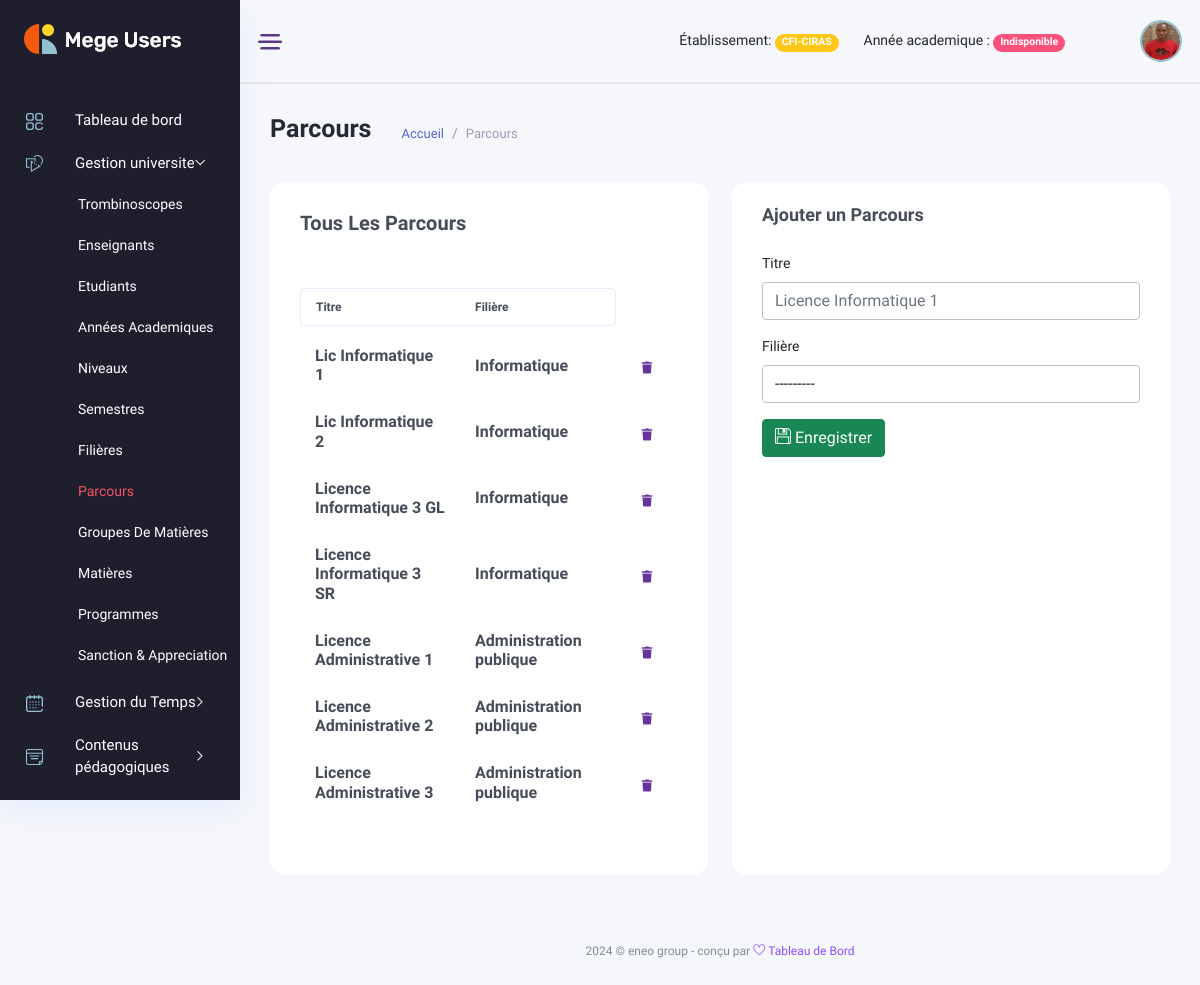
/manager_dashboard/gestion_universite/parcours/ (signed in), run on the app's committed database.
### backend/models/user_account.py (models this page shows, shortened)
class User(AbstractBaseUser, PermissionsMixin):
    school = models.ForeignKey(Etablishment, on_delete=models.CASCADE, null=True, blank=True)
    username = models.CharField(max_length=255, unique=True,)
    student = models.OneToOneField(Student, unique=True, on_delete=models.SET_NULL, null=True, blank=True)
    teacher = models.OneToOneField(Teacher, unique=True, on_delete=models.SET_NULL, null=True, blank=True)
    management_profil = models.OneToOneField(ManagementProfil, unique=True, on_delete=models.CASCADE, null=True, blank=True)
    is_active = models.BooleanField(default=True)
    is_admin = models.BooleanField(default=False)
    is_admin_school = models.BooleanField(default=False)
    is_manager = models.BooleanField(default=False)
    is_accountant = models.BooleanField(default=False)
    is_student = models.BooleanField(default=False)
    is_teacher = models.BooleanField(default=False)
    created_at = models.DateTimeField(auto_now_add=True)
    updated_at = models.DateTimeField(auto_now=True)
    objects = UserManager()
    USERNAME_FIELD = 'username'

### backend/models/gestion_ecole.py (models this page shows, shortened)
class Etablishment(models.Model):
    name = models.CharField(max_length=120)
    tel = models.CharField(max_length=20)
    address = models.CharField(max_length=100)
    social_address = models.CharField(max_length=100, blank=True, null=True)
    email = models.EmailField(max_length=200, blank=True, null=True)
    bulletin_foot = models.CharField(max_length=50, blank=True, null=True)
    currency = models.CharField(max_length=50, choices=currencies, blank=True, null=True)
    système = models.CharField(max_length=50, choices=systemes, blank=True, null=True)
    status_fees = models.CharField(max_length=50, choices=statues, blank=True, null=True)
    subscription_fees = models.IntegerField(default=1000, blank=True, null=True)
    month = models.IntegerField(default=9, blank=True, null=True)
    re_registration_fees = models.IntegerField(default=800, blank=True, null=True)

class Career(models.Model):
    title = models.CharField(max_length=50)
    sector = models.ForeignKey(Sector, on_delete=models.SET_NULL, blank=True, null=True)
    created_at = models.DateTimeField(auto_now_add=True)
    updated_at = models.DateTimeField(auto_now=True)

class Sector(models.Model):
    title = models.CharField(max_length=50)
    school = models.ForeignKey(Etablishment, on_delete=models.CASCADE, null=True)
    created_at = models.DateTimeField(auto_now_add=True)
    updated_at = models.DateTimeField(auto_now=True)
    def __str__(self):
        return f"Sector: {self.title}"

### manager_dashboard/views/gestion_universite_view.py (the view, shortened to what this page needs)
class CareerView(View):
    template = "manager_dashboard/gestion_universite/parcours.html"
    def dispatch(self,request, *args, **kwargs):
        if not request.user.is_authenticated:
            return redirect('backend:login')
        if request.user.is_manager or request.user.is_admin_school:
            return super().dispatch(request, *args, **kwargs)
        return redirect('backend:logout')
    def get(self, request, *args, **kwargs):
        form = CareerForm(request.user)
        context = {'careers':Career.objects.filter(sector__school=request.user.school), 'form':form}
        return render(request, template_name=self.template, context=context)

### manager_dashboard/templates/manager_dashboard/gestion_universite/parcours.html (shortened to what this page needs)
{% extends '../base.html' %}
{% load static %}
{% block content %}
<div class="main_content_iner overly_inner ">
    <div class="container-fluid p-0 ">
        <div class="row">
            <div class="col-12">
                <div class="page_title_box d-flex flex-wrap align-items-center justify-content-between">
                    <div class="page_title_left d-flex align-items-center">
                        <h3 class="f_s_25 f_w_700 dark_text mr_30">Parcours</h3>
                        <ol class="breadcrumb page_bradcam mb-0">
                            <li class="breadcrumb-item"><a class='text-primary' href='{% url "manager_dashboard:index" %}'>Accueil</a></li>
                            <li class="breadcrumb-item"><a href="">Parcours</a></li>
                        </ol>
                    </div>
                </div>
            </div>
        </div>
        <div class="row">
            <div class="col-lg-6">
                <div class="white_card card_height_100 mb_30 pt-4">
                    <div class="white_card_body">
                        <div class="QA_section">
                            <div class="white_box_tittle list_header">
                                <h4>Tous Les Parcours </h4>
                            </div>
                            <div class="QA_table mb_30">
                                <table class="table lms_table_active ">
                                    <thead>
                                        <tr>
                                            <th scope="col">Titre</th>
                                            <th>Filière</th>
                                        </tr>
                                    </thead>
                                    <tbody id="elementList">
                                        {% for career in careers %}
                                            <tr data-id="{{ career.id }}">
                                                <td> <h6> {{career.title }} <h6></td>
                                                <td> <h6> {{career.sector.title }} <h6> </td>
                                                {% if not user.is_admin_school %}
                                                <td>
                                                    <div class="action_btns d-flex">
                                                        <a href="#" onclick='deleteCareer({{ career.id }})' class="action_btn"> <i class="fas fa-trash"></i> </a>
                                                    </div>
                                                </td>
                                                {% endif %}
                                            </tr>
                                        {% endfor %}
                                    </tbody>
                                </table>
                            </div>
                        </div>
                    </div>
                </div>
            </div>
            {% if not user.is_admin_school %}
            <div class="col-6">
                <div class="white_card card_height_100 mb_30">
                    <div class="white_card_header">
                        <div class="box_header m-0">
                            <div class="main-title">
                                <h3 class="m-0">Ajouter un Parcours</h3>
                            </div>
                        </div>
                    </div>
                    <div class="white_card_body">
                        <form method="post">
                            <div class="mb-3">
                                <label class="form-label" for="libelle">Titre</label>
                                {{ form.title }}
                            </div>
                            <div class="mb-3">
                                <label class="form-label" for="level">Filière</label>
                                {{ form.sector }}
                            </div>
                            <button type="submit" class="btn btn-success"> <i class="ti-save"></i> Enregistrer</button>
                        </form>
                    </div>
                </div>
            </div>
            {% endif %}
        </div>
    </div>
</div>
{% endblock content %}

### manager_dashboard/templates/manager_dashboard/base.html (shortened to what this page needs)
<!DOCTYPE html>
{% load static %}
<html lang="fr">
<head>
    <link rel="stylesheet" href="{% static 'css/bootstrap1.min.css' %}" />
    <link rel="stylesheet" href="{% static 'vendors/themefy_icon/themify-icons.css' %}" />
    <link rel="stylesheet" href="{% static 'vendors/niceselect/css/nice-select.css' %}" />
    <link rel="stylesheet" href="{% static 'vendors/owl_carousel/css/owl.carousel.css' %}" />
    <link rel="stylesheet" href="{% static 'vendors/gijgo/gijgo.min.css' %}" />
    <link rel="stylesheet" href="{% static 'vendors/font_awesome/css/all.min.css' %}" />
    <link rel="stylesheet" href="{% static 'vendors/tagsinput/tagsinput.css' %}" />
    <link rel="stylesheet" href="{% static 'vendors/datepicker/date-picker.css' %}" />
    <link rel="stylesheet" href="{% static 'vendors/vectormap-home/vectormap-2.0.2.css' %}" />
    <link rel="stylesheet" href="{% static 'vendors/scroll/scrollable.css' %}" />
    <link rel="stylesheet" href="{% static 'vendors/datatable/css/jquery.dataTables.min.css' %}" />
    <link rel="stylesheet" href="{% static 'vendors/datatable/css/responsive.dataTables.min.css' %}" />
    <link rel="stylesheet" href="{% static 'vendors/datatable/css/buttons.dataTables.min.css' %}" />
    <link rel="stylesheet" href="{% static 'vendors/text_editor/summernote-bs4.css' %}" />
    <link rel="stylesheet" href="{% static 'vendors/morris/morris.css' %}">
    <link rel="stylesheet" href="{% static 'vendors/material_icon/material-icons.css' %}" />
    <link rel="stylesheet" href="{% static 'css/metisMenu.css' %}">
    <link rel="stylesheet" href="{% static 'css/style1.css' %}" />
    <link rel="stylesheet" href="{% static 'css/colors/default.css' %}" id="colorSkinCSS">
</head>
<body class="crm_body_bg">
    <nav class="sidebar dark_sidebar">
        <div class="logo d-flex justify-content-between">
            <a class="large_logo" href="index-2.html"><img src="{% static 'img/logo_white.png' %}" alt></a>
        </div>
        <ul id="sidebar_menu">
            <li class>
                <a href='{% url "manager_dashboard:index" %}' aria-expanded="false">
                    <div class="nav_icon_small">
                    <img src="{% static 'img/menu-icon/dashboard.svg' %}" alt>
                    </div>
                    <div class="nav_title">
                        <span>Tableau de bord</span>
                    </div>
                </a>
            </li>
            <li class>
                <a class="has-arrow" href="#" aria-expanded="false">
                    <div class="nav_icon_small">
                        <img src="{% static 'img/menu-icon/16.svg' %}" alt>
                    </div>
                    <div class="nav_title">
                        <span>Gestion universite </span>
                    </div>
                </a>
                <ul>
                    <li><a href='{% url "manager_dashboard:trombinoscopes" %}'>Trombinoscopes</a></li>
                    <li><a href='{% url "manager_dashboard:teachers" %}'>Enseignants</a></li>
                    <li><a href='{% url "manager_dashboard:students" %}'>Etudiants</a></li>
                    <li><a href='{% url "manager_dashboard:years" %}'>Années academiques</a></li>
                    <li><a href='{% url "manager_dashboard:levels" %}'>Niveaux</a></li>
                    <li><a href='{% url "manager_dashboard:semesters" %}'>Semestres</a></li>
                    <li><a href='{% url "manager_dashboard:sectors" %}'>Filières</a></li>
                    <li><a href='{% url "manager_dashboard:careers" %}'>Parcours</a></li>
                    <li><a href='{% url "manager_dashboard:group_subjects" %}'>Groupes de Matières</a></li>
                    <li><a href='{% url "manager_dashboard:subjects" %}'>Matières</a></li>
                    <li><a href='{% url "manager_dashboard:programs" %}'>Programmes</a></li>
                    <li><a href='{% url "manager_dashboard:sanction_appreciations" %}'>Sanction & Appreciation</a></li>
                </ul>
            </li>
            <li class>
                <a class="has-arrow" href="#" aria-expanded="false">
                    <div class="nav_icon_small">
                        <img src="{% static 'img/menu-icon/15.svg' %}" alt>
                    </div>
                    <div class="nav_title">
                        <span>Gestion du Temps </span>
                    </div>
                </a>
            </li>
            <li class>
                <a class="has-arrow" href="#" aria-expanded="false">
                    <div class="nav_icon_small">
                        <img src="{% static 'img/menu-icon/11.svg' %}" alt>
                    </div>
                    <div class="nav_title">
                        <span>Contenus pédagogiques </span>
                    </div>
                </a>
            </li>
            <li class>
                <a class="has-arrow" href="#" aria-expanded="false">
                    <div class="nav_icon_small">
                    </div>
                    <div class="nav_title">
                    </div>
                </a>
            </li>
        </ul>
    </nav>
    <section class="main_content dashboard_part large_header_bg">
        <div class="container-fluid g-0">
            <div class="row">
                <div class="col-lg-12 p-0 ">
                    <div class="header_iner d-flex justify-content-between align-items-center">
                        <div class="line_icon open_miniSide d-none d-lg-block">
                            <img src="{% static 'img/line_img.png' %}" alt>
                        </div>
                        <div class="header_right d-flex justify-content-between align-items-center">
                            <div class="header_notification_warp d-flex align-items-center">
                                <li style="margin-right: 25px;">
                                    Établissement: <span class="badge rounded-pill bg-warning">{{user.school.name}}</span>
                                </li>
                                <li style="margin-right: 25px;">
                                    Année academique :
                                    {% if request.session.academic_year %}
                                        {% with academic_year=request.session.academic_year %}
                                            <span class="badge rounded-pill bg-primary">{{request.session.academic_year}}</span>
                                        {% endwith %}
                                    {% else %}
                                        <span class="badge rounded-pill bg-danger">Indisponible</span>
                                    {%endif%}
                                </li>
                            </div>
                            <div class="profile_info">
                                <img src="{% static 'img/membre.jpg' %}" width="50" height="50" alt="#">
                            </div>
                        </div>
                    </div>
                </div>
            </div>
        </div>
        {% block content %}{% endblock %}
        <div class="footer_part">
            <div class="container-fluid">
                <div class="row">
                    <div class="col-lg-12">
                        <div class="footer_iner text-center">
                            <p>{% now "Y" %} © eneo group - conçu par <a href="#"> <i class="ti-heart"></i> </a><a href="#"> Tableau de Bord</a></p>
                        </div>
                    </div>
                </div>
            </div>
        </div>
    </section>
</body>
</html>

### data on the page
User: school.name "CFI-CIRAS"
Career: title "Lic Informatique 1", sector "Informatique"
Career: title "Lic Informatique 2", sector "Informatique"
Career: title "Licence Informatique 3 GL", sector "Informatique"
Career: title "Licence Informatique 3 SR", sector "Informatique"
Career: title "Licence Administrative 1", sector "Administration publique"
Career: title "Licence Administrative 2", sector "Administration publique"
Career: title "Licence Administrative 3", sector "Administration publique"
